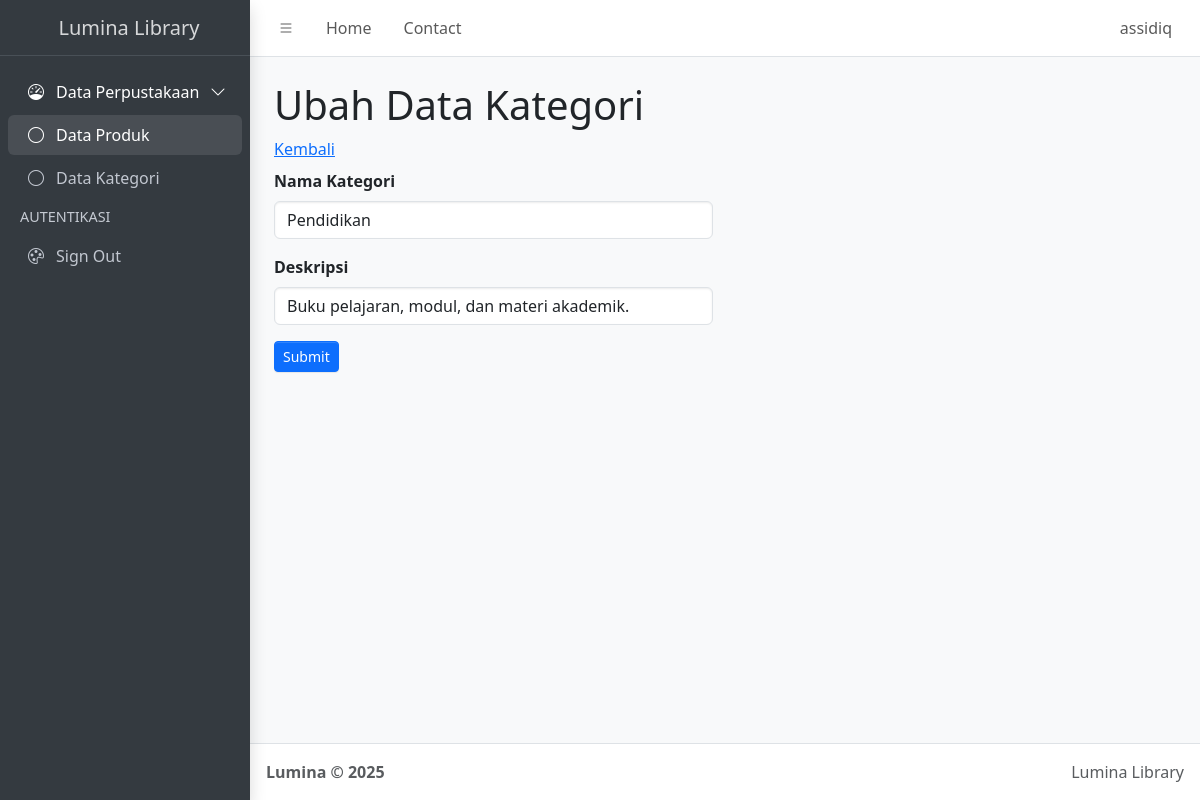
Screenshot of /ubah_data2.php?id_kategori=1006 (signed in) with the database file from the repository.
### tables this page shows
CREATE TABLE `kategori` (
  `id_kategori` int(12) NOT NULL,
  `kategori` varchar(255) NOT NULL,
  `deskripsi` text NOT NULL,
  `tanggal_input` timestamp(6) NOT NULL DEFAULT current_timestamp(6) ON UPDATE current_timestamp(6)
);

### function.php (called while the page is built, shortened)
<?php
$conn = mysqli_connect("localhost", "root", "", "simbs");
function query($query)
{
    global $conn;
    $result = mysqli_query($conn, $query);
    $rows = [];
    while ($row = mysqli_fetch_assoc($result)) {
        $rows[] = $row;
    }
    return $rows;
}

### ubah_data2.php (the view, shortened to what this page needs)
<?php
require("function.php");
$id_kategori = $_GET['id_kategori'];
$query = query("SELECT * FROM kategori WHERE id_kategori = $id_kategori");
if (isset($query[0])) {
  $kategori = $query[0];
} else {
  echo "<script>alert('Data kategori tidak ditemukan!');
        document.location.href = 'index.php';</script>";
  exit;
}
?>
<!DOCTYPE html>
<html lang="en">
<head>
  <link href="https://cdn.jsdelivr.net/npm/bootstrap@5.0.2/dist/css/bootstrap.min.css" rel="stylesheet">
</head>
<body>
  <link
    rel="stylesheet"
    href="https://cdn.jsdelivr.net/npm/@fontsource/source-sans-3@5.0.12/index.css"
    media="print"
    onload="this.media='all'" />
  <link
    rel="stylesheet"
    href="https://cdn.jsdelivr.net/npm/overlayscrollbars@2.11.0/styles/overlayscrollbars.min.css"
 />
  <link
    rel="stylesheet"
    href="https://cdn.jsdelivr.net/npm/bootstrap-icons@1.13.1/font/bootstrap-icons.min.css"
 />
  <link rel="stylesheet" href="dist/css/adminlte.min.css" />
  <link
    rel="stylesheet"
    href="https://cdn.jsdelivr.net/npm/apexcharts@3.37.1/dist/apexcharts.css"
 />
  <link
    rel="stylesheet"
    href="https://cdn.jsdelivr.net/npm/jsvectormap@1.5.3/dist/css/jsvectormap.min.css"
 />
  </head>
  <body class="layout-fixed sidebar-expand-lg bg-body-tertiary">
    <div class="app-wrapper">
      <nav class="app-header navbar navbar-expand bg-body">
        <div class="container-fluid">
          <ul class="navbar-nav">
            <li class="nav-item">
              <a class="nav-link" data-lte-toggle="sidebar" href="#" role="button">
                <i class="bi bi-list"></i>
              </a>
            </li>
            <li class="nav-item d-none d-md-block">
              <a href="#" class="nav-link">Home</a>
            </li>
            <li class="nav-item d-none d-md-block">
              <a href="https://www.instagram.com/assidiqla?igsh=emx3Nmw4eHplbW9m" class="nav-link">Contact</a>
            </li>
          </ul>
          <ul class="navbar-nav ms-auto">
            <li class="nav-item dropdown user-menu">
              <a href="#" class="nav-link dropdown-toggle" data-bs-toggle="dropdown">
                <span class="d-none d-md-inline"><?= htmlspecialchars($_SESSION['username']); ?></span>
              </a>
            </li>
          </ul>
        </div>
      </nav>
      <aside class="app-sidebar bg-body-secondary shadow" data-bs-theme="dark">
        <div class="sidebar-brand">
          <a href="index2.php" class="brand-link">
            <span class="brand-text fw-light">Lumina Library</span>
          </a>
        </div>
        <div class="sidebar-wrapper">
          <nav class="mt-2">
            <ul
              class="nav sidebar-menu flex-column"
              data-lte-toggle="treeview"
              role="navigation"
              aria-label="Main navigation"
              data-accordion="false"
              id="navigation">
              <li class="nav-item menu-open">
                <a href="#" class="nav-link active">
                  <i class="nav-icon bi bi-speedometer"></i>
                  <p>
                    Data Perpustakaan
                  </p>
                </a>
                <ul class="nav nav-treeview">
                  <li class="nav-item">
                    <a href="index.php" class="nav-link active">
                      <i class="nav-icon bi bi-circle"></i>
                      <p>Data Produk</p>
                    </a>
                  </li>
                  <li class="nav-item">
                    <a href="index2.php" class="nav-link">
                      <i class="nav-icon bi bi-circle"></i>
                      <p>Data Kategori</p>
                    </a>
                  </li>
                </ul>
              </li>
              <li class="nav-header">AUTENTIKASI</li>
              <li class="nav-item">
                <a href="logout.php" class="nav-link">
                  <i class="nav-icon bi bi-palette"></i>
                  <p>Sign Out</p>
                </a>
              </li>
            </ul>
          </nav>
        </div>
      </aside>
      <div class="p-4 container">
        <div class="row">
          <h1 class="mb-2">Ubah Data Kategori</h1>
          <a href="index2.php" class="mb-2">Kembali</a>
          <div class="col-md-6">
            <form action="" method="POST">
              <div class="mb-3">
                <label class="form-label fw-bold">Nama Kategori</label>
                <input type="text" class="form-control" name="kategori"
                  value="<?= $kategori['kategori'] ?>" autocomplete="off">
              </div>
              <div class="mb-3">
                <label class="form-label fw-bold">Deskripsi</label>
                <input type="text" class="form-control" name="deskripsi"
                  value="<?= $kategori['deskripsi'] ?>" autocomplete="off">
              </div>
              <button type="submit" name="tombol_submit" class="btn btn-primary btn-sm">Submit</button>
            </form>
          </div>
        </div>
      </div>
      <footer class="app-footer">
        <div class="float-end d-none d-sm-inline">Lumina Library</div>
        <strong>
          Lumina &copy; 2025&nbsp;
        </strong>
      </footer>
    </div>
  </body>
</html>

### rows the page displays
kategori: kategori "Pendidikan", deskripsi "Buku pelajaran, modul, dan materi akademik."

### other values shown
$_SESSION['username'] "assidiq"
